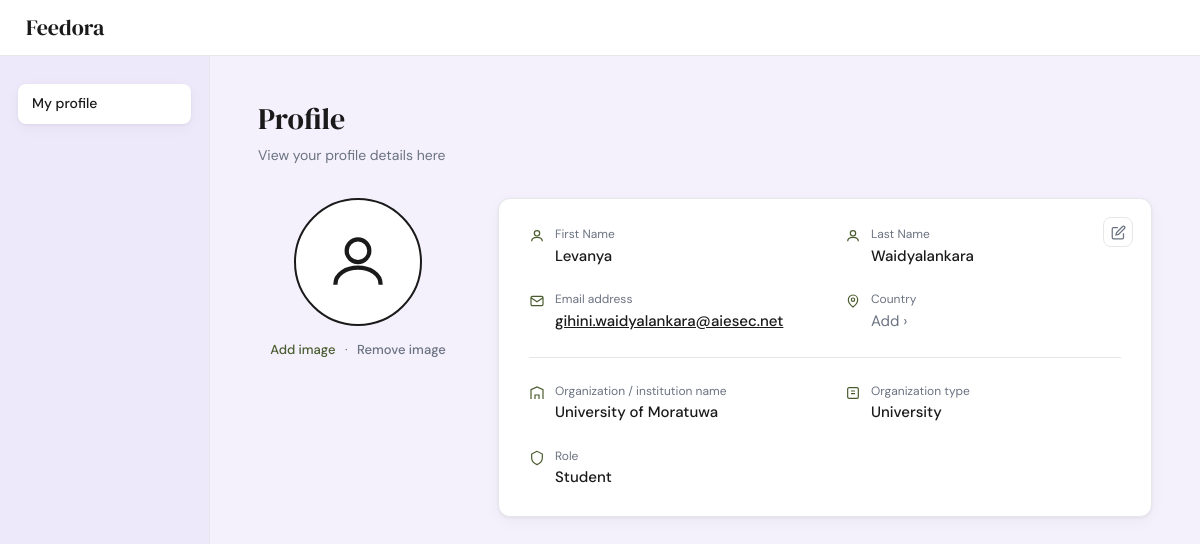
The app's page /accounts/profile/ (signed in) with its own data.
### accounts/models.py (models this page shows, shortened)
class User(AbstractUser):
    CREATOR    = 'creator'
    RESPONDENT = 'respondent'
    ROLE_CHOICES = [
        (CREATOR,    'Form Creator'),
        (RESPONDENT, 'Form Respondent'),
    ]
    role = models.CharField(
        max_length=20,
        choices=ROLE_CHOICES,
        null=True,
        blank=True
    )

class Organization(models.Model):
    ORG_TYPES = [
        ('university', 'University'),
        ('school',     'School'),
        ('company',    'Company'),
        ('research',   'Research Institute'),
        ('other',      'Other'),
    ]
    user      = models.OneToOneField(User, on_delete=models.CASCADE)
    org_name  = models.CharField(max_length=200, blank=True)
    org_type  = models.CharField(max_length=50, choices=ORG_TYPES, blank=True)
    user_role = models.CharField(max_length=100, blank=True)
    country   = models.CharField(max_length=100, blank=True)

### accounts/views.py (the view)
# urls.py: path('profile/', views.my_profile, name='my_profile'),
@login_required
@never_cache
def my_profile(request):
    user = request.user
    organization = Organization.objects.filter(user=user).first()
    if user.role == User.RESPONDENT:
        profile = RespondentProfile.objects.filter(user=user).first()
        return render(request, 'accounts/respondent_profile.html', {
            'user':         user,
            'organization': organization,
            'profile':      profile,
        })
    else:
        profile = CreatorProfile.objects.filter(user=user).first()
        return render(request, 'accounts/creator_profile.html', {
            'user':         user,
            'organization': organization,
            'profile':      profile,
        })

### templates/accounts/creator_profile.html (shortened to what this page needs)
<!DOCTYPE html>
<html lang="en">
<head>
  {% load static %}
  <link rel="stylesheet" href="{% static 'css/profile.css' %}">
</head>
<body>
<div class="pf-topbar">
  <a href="/" class="pf-brand">Feedora</a>
</div>
<div class="pf-shell">
  <aside class="pf-sidebar">
    <ul class="pf-nav">
      <li><a href="#" class="active">My profile</a></li>
    </ul>
  </aside>
  <main class="pf-content">
    <h1 class="pf-heading">Profile</h1>
    <p class="pf-subheading">View your profile details here</p>
    <div class="pf-layout">
      <div class="pf-avatar-block">
        <div class="pf-avatar">
          <svg viewBox="0 0 24 24" fill="none" stroke="currentColor" stroke-width="1.5">
            <circle cx="12" cy="8" r="4"/>
            <path d="M4 20c0-4 4-6 8-6s8 2 8 6"/>
          </svg>
        </div>
        <div class="pf-avatar-actions">
          <a href="#" id="addImageBtn">Add image</a>
          <span class="sep">&middot;</span>
          <a href="#" id="removeImageBtn" class="muted">Remove image</a>
        </div>
      </div>
      <div class="pf-card">
        <button class="pf-card-edit" title="Edit personal details" onclick="editPersonal()">
          <svg width="15" height="15" viewBox="0 0 24 24" fill="none" stroke="currentColor" stroke-width="2">
            <path d="M11 4H4a2 2 0 0 0-2 2v14a2 2 0 0 0 2 2h14a2 2 0 0 0 2-2v-7"/>
            <path d="M18.5 2.5a2.121 2.121 0 0 1 3 3L12 15l-4 1 1-4 9.5-9.5z"/>
          </svg>
        </button>
        <div class="pf-fields">
          <div class="pf-field">
            <svg class="pf-field-icon" viewBox="0 0 24 24" fill="none" stroke="currentColor" stroke-width="1.8"><circle cx="12" cy="8" r="4"/><path d="M4 20c0-4 4-6 8-6s8 2 8 6"/></svg>
            <div class="pf-field-body">
              <div class="pf-field-label">First Name</div>
              <div class="pf-field-value">{{ user.first_name|default:"&mdash;" }}</div>
            </div>
          </div>
          <div class="pf-field">
            <svg class="pf-field-icon" viewBox="0 0 24 24" fill="none" stroke="currentColor" stroke-width="1.8"><circle cx="12" cy="8" r="4"/><path d="M4 20c0-4 4-6 8-6s8 2 8 6"/></svg>
            <div class="pf-field-body">
              <div class="pf-field-label">Last Name</div>
              <div class="pf-field-value">{{ user.last_name|default:"&mdash;" }}</div>
            </div>
          </div>
          <div class="pf-field">
            <svg class="pf-field-icon" viewBox="0 0 24 24" fill="none" stroke="currentColor" stroke-width="1.8"><rect x="3" y="5" width="18" height="14" rx="2"/><path d="m3 7 9 6 9-6"/></svg>
            <div class="pf-field-body">
              <div class="pf-field-label">Email address</div>
              <div class="pf-field-value email">{{ user.email|default:"&mdash;" }}</div>
            </div>
          </div>
          <div class="pf-field">
            <svg class="pf-field-icon" viewBox="0 0 24 24" fill="none" stroke="currentColor" stroke-width="1.8"><path d="M12 21s-7-5.5-7-11a7 7 0 0 1 14 0c0 5.5-7 11-7 11z"/><circle cx="12" cy="10" r="2.5"/></svg>
            <div class="pf-field-body">
              <div class="pf-field-label">Country</div>
              {% if organization.country %}
                <div class="pf-field-value">{{ organization.country }}</div>
              {% else %}
                <div class="pf-field-value add" onclick="editPersonal()">Add &rsaquo;</div>
              {% endif %}
            </div>
          </div>
        </div>
        <hr class="pf-card-divider">
        <div class="pf-fields">
          <div class="pf-field">
            <svg class="pf-field-icon" viewBox="0 0 24 24" fill="none" stroke="currentColor" stroke-width="1.8"><path d="M3 21V7l9-4 9 4v14"/><path d="M9 21v-6h6v6"/></svg>
            <div class="pf-field-body">
              <div class="pf-field-label">Organization / institution name</div>
              <div class="pf-field-value">{{ organization.org_name|default:"&mdash;" }}</div>
            </div>
          </div>
          <div class="pf-field">
            <svg class="pf-field-icon" viewBox="0 0 24 24" fill="none" stroke="currentColor" stroke-width="1.8"><rect x="4" y="4" width="16" height="16" rx="2"/><path d="M9 9h6M9 13h6"/></svg>
            <div class="pf-field-body">
              <div class="pf-field-label">Organization type</div>
              <div class="pf-field-value">{{ organization.get_org_type_display|default:"&mdash;" }}</div>
            </div>
          </div>
          <div class="pf-field">
            <svg class="pf-field-icon" viewBox="0 0 24 24" fill="none" stroke="currentColor" stroke-width="1.8"><path d="M12 2 4 6v6c0 5 3.5 8 8 10 4.5-2 8-5 8-10V6z"/></svg>
            <div class="pf-field-body">
              <div class="pf-field-label">Role</div>
              <div class="pf-field-value">{{ organization.user_role|default:"&mdash;" }}</div>
            </div>
          </div>
        </div>
      </div>
    </div>
  </main>
</div>
</body>
</html>

### static/css/profile.css (style rules this page uses)
:root { --brand-dark: #1a1a1a; --brand-olive: #4a5c2f; --brand-olive-h: #3a4a24; --brand-muted: #6b7280; --brand-border: #e5e7eb; --brand-bg: #f9f9f7; --brand-surface: #ffffff; --profile-tint: #ede9fb; --profile-tint-2:#f4f1fd; --radius-sm: 8px; --radius-md: 12px; --radius-lg: 20px; --radius-pill: 100px; --shadow-card: 0 1px 3px rgba(0,0,0,0.06), 0 4px 16px rgba(0,0,0,0.04); --font-display: 'DM Serif Display', Georgia, serif; --font-body: 'DM Sans', system-ui, sans-serif; --transition: 0.18s ease; }
*, *::before, *::after { box-sizing: border-box; margin: 0; padding: 0; }
body { font-family: var(--font-body); font-size: 15px; line-height: 1.55; color: var(--brand-dark); background: var(--brand-bg); min-height: 100vh; -webkit-font-smoothing: antialiased; }
.pf-topbar { height: 56px; background: var(--brand-surface); border-bottom: 1px solid var(--brand-border); display: flex; align-items: center; padding: 0 26px; }
.pf-brand { font-family: var(--font-display); font-size: 22px; color: var(--brand-dark); text-decoration: none; }
.pf-shell { display: grid; grid-template-columns: 210px 1fr; min-height: calc(100vh - 56px); }
.pf-sidebar { background: var(--profile-tint); padding: 28px 18px; border-right: 1px solid var(--brand-border); }
.pf-nav { list-style: none; display: flex; flex-direction: column; gap: 4px; }
.pf-nav a { display: block; padding: 9px 14px; border-radius: var(--radius-sm); font-size: 14px; font-weight: 500; color: var(--brand-dark); text-decoration: none; transition: background var(--transition); }
.pf-nav a.active { background: var(--brand-surface); box-shadow: var(--shadow-card); }
.pf-content { background: var(--profile-tint-2); padding: 40px 48px; }
.pf-heading { font-family: var(--font-display); font-size: 30px; font-weight: 400; margin-bottom: 2px; }
.pf-subheading { font-size: 14px; color: var(--brand-muted); margin-bottom: 32px; }
.pf-layout { display: grid; grid-template-columns: 200px 1fr; gap: 40px; align-items: start; }
.pf-avatar-block { text-align: center; }
.pf-avatar { width: 128px; height: 128px; border-radius: 50%; border: 2px solid var(--brand-dark); background: var(--brand-surface); display: flex; align-items: center; justify-content: center; margin: 0 auto 14px; overflow: hidden; }
.pf-avatar svg { width: 68px; height: 68px; color: var(--brand-dark); }
.pf-avatar-actions { font-size: 13px; }
.pf-avatar-actions a { color: var(--brand-olive); text-decoration: none; font-weight: 500; }
.pf-avatar-actions .sep { color: var(--brand-muted); margin: 0 6px; }
.pf-avatar-actions .muted { color: var(--brand-muted); }
.pf-card { background: var(--brand-surface); border: 1px solid var(--brand-border); border-radius: var(--radius-md); box-shadow: var(--shadow-card); padding: 26px 30px; position: relative; }
.pf-card-edit { position: absolute; top: 18px; right: 18px; width: 30px; height: 30px; border-radius: var(--radius-sm); border: 1px solid var(--brand-border); background: var(--brand-surface); display: inline-flex; align-items: center; justify-content: center; color: var(--brand-muted); cursor: pointer; transition: color var(--transition), border-color var(--transition); }
.pf-fields { display: grid; grid-template-columns: 1fr 1fr; gap: 22px 40px; }
.pf-field { display: flex; gap: 10px; align-items: flex-start; }
.pf-field-icon { width: 16px; height: 16px; color: var(--brand-olive); flex-shrink: 0; margin-top: 3px; }
.pf-field-body { min-width: 0; }
.pf-field-label { font-size: 12px; color: var(--brand-muted); margin-bottom: 1px; }
.pf-field-value { font-size: 15px; font-weight: 500; color: var(--brand-dark); word-break: break-word; }
.pf-field-value.email { text-decoration: underline; }
.pf-field-value.add { color: var(--brand-muted); font-weight: 400; cursor: pointer; }
.pf-card-divider { border: 0; border-top: 1px solid var(--brand-border); margin: 24px 0; }

### records on screen
User: first_name "Levanya", last_name "Waidyalankara", email "gihini.waidyalankara@aiesec.net"
Organization: org_name "University of Moratuwa", org_type "University", user_role "Student"
